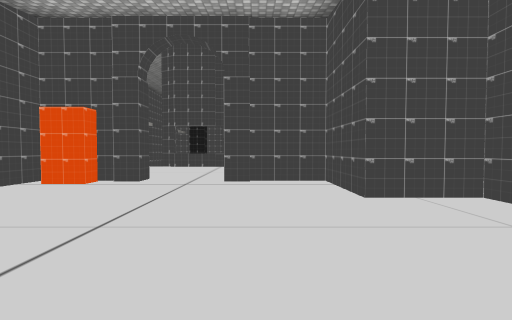
[1] (above)

16 first-person views from a walk through a scene from a Unity 3-D project. The camera is 1.2 m above the floor, tilts 2° down and sees 85° across. The floor is counted in squares, 2 m on a side. Each view is taken from the middle of a square. On the plan, view 1 faces up. The plan holds only what a view shows up to about 9 squares ahead; the rest is blank. The player character is not drawn. Door leaves are left out, so doorways stand open. Some surface patterns are stand-ins.

[2]
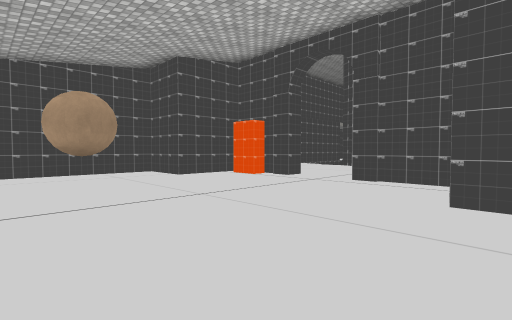

[3]
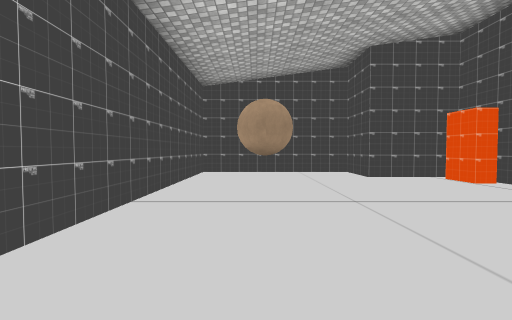

[4]
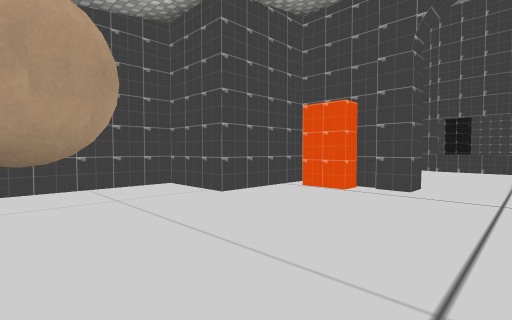

[5]
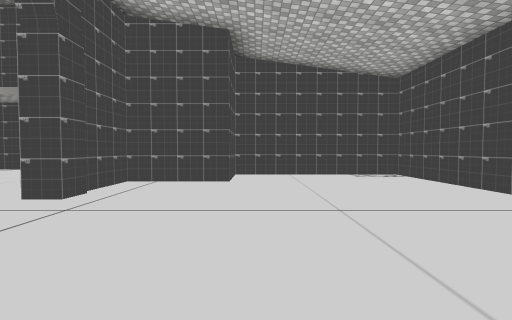

[6]
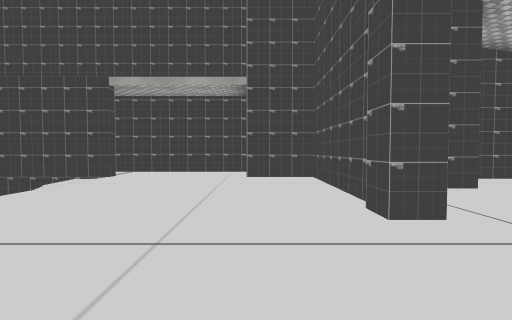

[7]
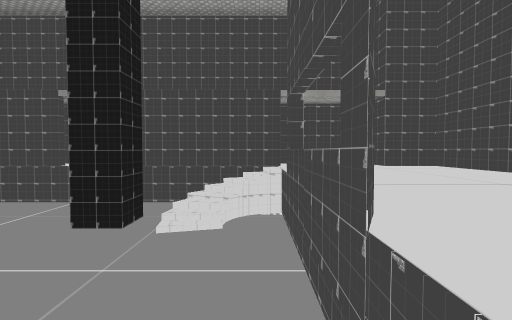

[8]
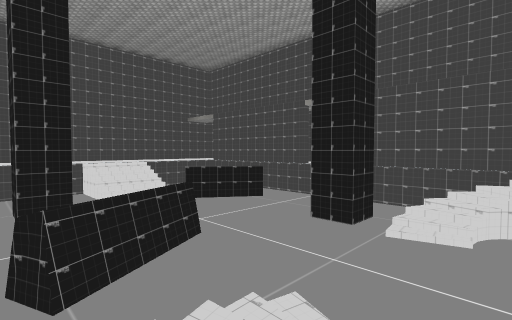

[9]
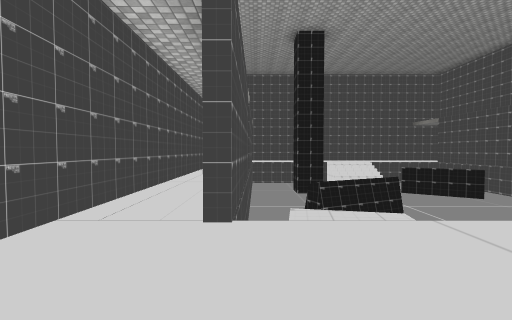

[10]
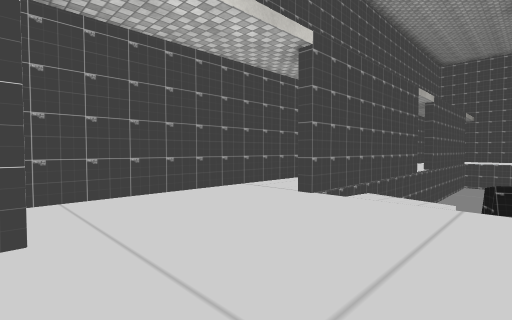

[11]
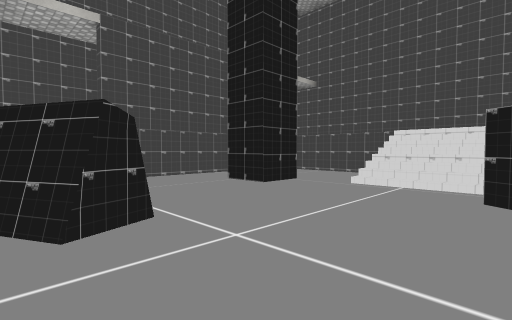

[12]
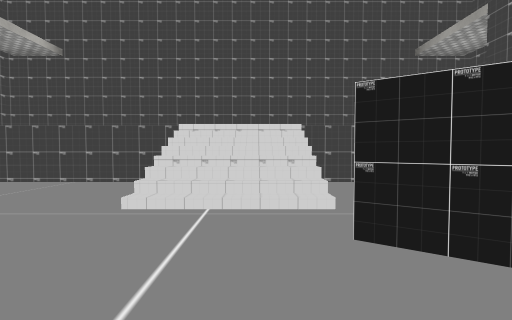

[13]
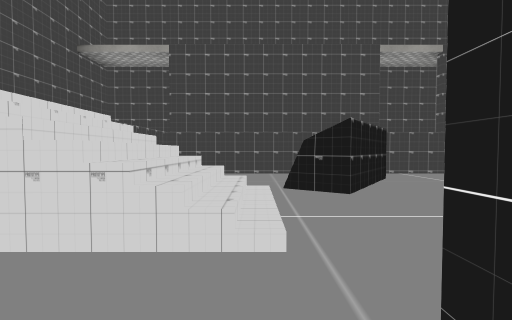

[14]
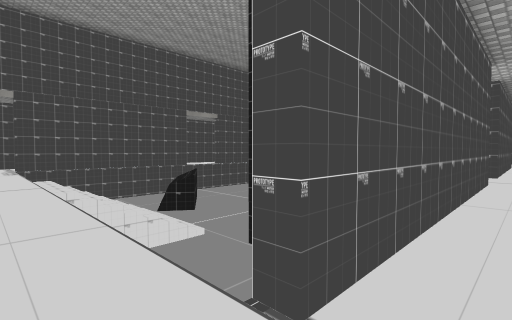

[15]
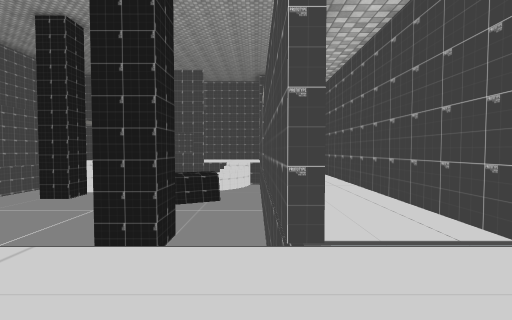

[16]
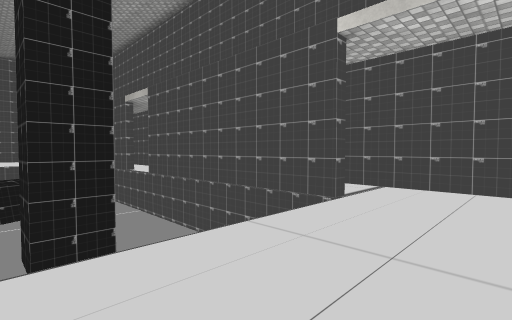

### Floor plan
Key: @ floor where view 1 was taken; # wall or solid block; . main floor; - floor 2.25 m lower than the main floor; / step, stairs or slope; D open door; B ball.
Columns run from 8 left of view 1 to 5 right of it. Each row starts with its distance up from view 1.
 25 ##############
 24 #.....       #
 23 #..........  #
 22 #.#---///--#.#
 21 #.#---///  #
 20 #.#---///--#
 19 #.#-#---##-#
 18 #.#------###
 17 #.#--------#
 16 #./--#-----/ #
 15 #.#/##-----# #
 14 #.#------#-# #
 13 #.# //--//-#
 12 #.# //---//#
 11 #.#/ -----/# #
 10 #....#.......#
  9 #............#
  8 #............#
  7 ##....D.D...##
  6    ##DD.D##.#
  5    #.#....###
  4   ##......##
  3   #........#
  2   #........#
  1   #..B.....#
  0   #.....@..#
 -1   ##########

Where each view was taken, in squares from view 1:
view 1: 0 up, 0 right, facing up
view 2: 0 up, 2 right, facing up-left
view 3: 1 up, 2 right, facing left
view 4: 1 up, 1 left, facing up-left
view 5: 3 up, 4 left, facing right
view 6: 7 up, 3 left, facing right
view 7: 11 up, 5 left, facing right
view 8: 11 up, 5 left, facing up-right
view 9: 8 up, 6 left, facing up
view 10: 7 up, 4 left, facing up-left
view 11: 15 up, 0 right, facing up-left
view 12: 17 up, 1 left, facing up
view 13: 20 up, 4 left, facing right
view 14: 23 up, 7 left, facing down-right
view 15: 24 up, 6 left, facing down
view 16: 24 up, 3 left, facing down-left
